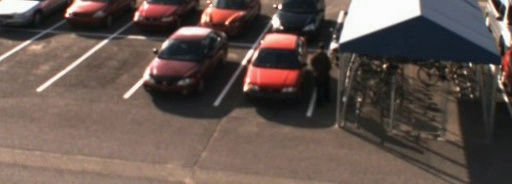
#> input picture data/img201.jpg, 512 x 184 px
$ python iou.py   (older library calls are emulated)
#> lines starting #> are read from the running program, lines starting #| are printed output that depends on the picture; after the words box and inside, x2 and y2 are one past the last pixel; in counts of white or black regions, pixels touching at a corner belong together; pictures that were not available may be replaced by others from this repository, and a replacement may not be noted
import numpy as np
import cv2


def bb_intersection_over_union(box_a, box_b):
    # determine the (x, y)-coordinates of the intersection rectangle
    x_a = max(box_a[0], box_b[0])
    y_a = max(box_a[1], box_b[1])
    x_b = min(box_a[2], box_b[2])
    y_b = min(box_a[3], box_b[3])
    # compute the area of intersection rectangle
    inter_area = max(0, x_b - x_a + 1) * max(0, y_b - y_a + 1)
    # compute the area of both the prediction and ground-truth
    # rectangles
    box_a_area = (box_a[2] - box_a[0] + 1) * (box_a[3] - box_a[1] + 1)
    box_b_area = (box_b[2] - box_b[0] + 1) * (box_b[3] - box_b[1] + 1)
    # compute the intersection over union by taking the intersection
    # area and dividing it by the sum of prediction + ground-truth
    # areas - the intersection area
    iou = inter_area / float(box_a_area + box_b_area - inter_area)
    # return the intersection over union value
    return iou


# Color frame
frame = cv2.imread("../data/img201.jpg")
#> frame is the input picture: shape (184, 512, 3); mean B, G, R 78.5, 85, 100
# Ground truth frame
target = cv2.imread("../ground_truth/Img0201.bmp")
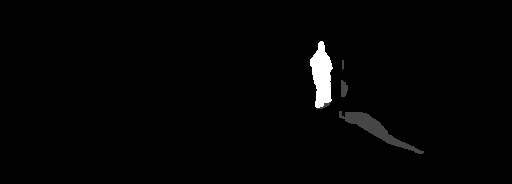
#> input picture ground_truth/Img0201.bmp, 512 x 184 px
#> target is the input picture: shape (184, 512, 3); min 0, max 255, mean 3.4
# Moving object detector frame
MOD = cv2.imread("../data/frame201.jpg")
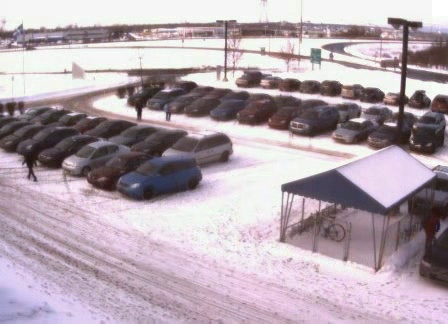
#> input picture data/img1000.jpg, 448 x 324 px, given in place of frame201.jpg, which was not available
#> MOD is the input picture: shape (324, 448, 3); mean B, G, R 173.4, 164.4, 178.7
h, w, c = target.shape
#> h = 184; w = 512; c = 3

# Remove shadows on GT
image = np.zeros((h, w, c), dtype="uint8")
image[np.where((target == [70, 70, 70]).all(axis=2))] = [0, 0, 0]
image[np.where((target == [255, 255, 255]).all(axis=2))] = [255, 255, 255]

gray0 = cv2.cvtColor(image, cv2.COLOR_BGR2GRAY)
gray = cv2.cvtColor(MOD, cv2.COLOR_BGR2GRAY)
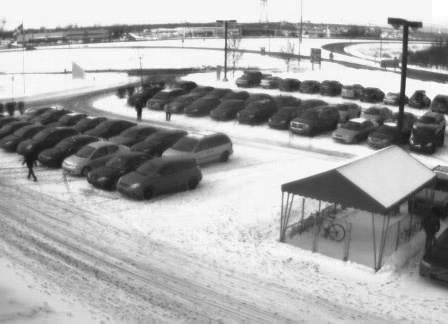
#> gray: shape (324, 448); min 20, max 255, mean 169.7

ret00, binary00 = cv2.threshold(gray0, 60, 255, cv2.THRESH_BINARY)
ret0, binary0 = cv2.threshold(gray, 60, 255, cv2.THRESH_BINARY)
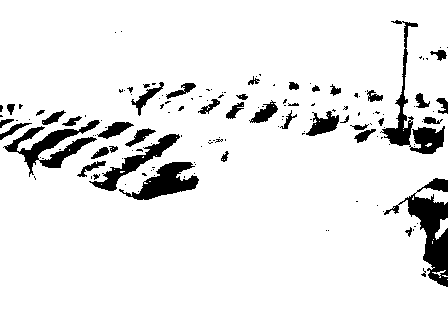
#> binary0: shape (324, 448); 91.5% white; 149 black regions (107 under 20 px)

predicted = []
ground_truth = []

# Predicted bounding boxes
_, contours, _ = cv2.findContours(binary0, cv2.RETR_TREE, cv2.CHAIN_APPROX_SIMPLE)
#> contours = 213 contours, 165 with area under 20; largest, box (x1, y1, x2, y2) and area: (0, 0, 448, 324) 141462, (118, 161, 200, 201) 1490, (3, 119, 101, 178) 1282, (88, 133, 181, 192) 1210, (381, 20, 419, 147) 1078
for contour in contours:
    area = cv2.contourArea(contour)
    # Blob size
    if area > 100:
        x, y, w, h = cv2.boundingRect(contour)
        cv2.rectangle(MOD, (x, y), (x + w, y + h), (0, 0, 255), 1)
        predicted.append([x, y, x+w, y+h])
#> this loop made 213 passes
#> (area, x, y, w, h) on passes 6, 8, 40, 42, 53, 77, 83, 95, 96, 101, 109, 113: (115.5, 435, 218, 13, 22), (141461.5, 0, 0, 448, 324), (1490.5, 118, 161, 82, 40), (188, 76, 160, 31, 18), (131.5, 90, 146, 20, 14), (604.5, 38, 136, 60, 33), (1210, 88, 133, 93, 59), (165, 353, 128, 24, 16), (246, 124, 127, 33, 21), (730, 409, 125, 37, 30), (332, 97, 121, 38, 19), (1282, 3, 119, 98, 59)
#> area on passes 15, 19, 31, 46, 50, 57: 44, 85, 28, 61, 20.5, 52.5
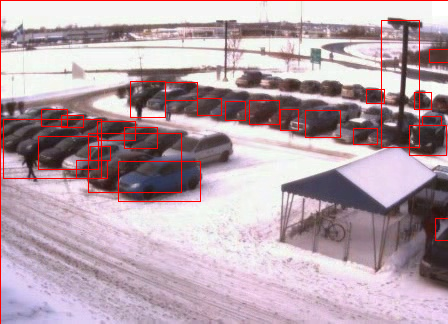
#> MOD: shape (324, 448, 3); 2.61% of pixels changed, all inside (x1, y1, x2, y2) = (0, 0, 448, 324)
#> after the loop, predicted = 26 items, first 6: [435, 218, 448, 240], [0, 0, 448, 324], [118, 161, 200, 201], [76, 160, 107, 178], [90, 146, 110, 160], [38, 136, 98, 169]

# Ground truth bounding boxes
_, contours, _ = cv2.findContours(binary00, cv2.RETR_TREE, cv2.CHAIN_APPROX_SIMPLE)
#> contours = 1 contour; box (x1, y1, x2, y2) and area: (310, 41, 333, 108) 908
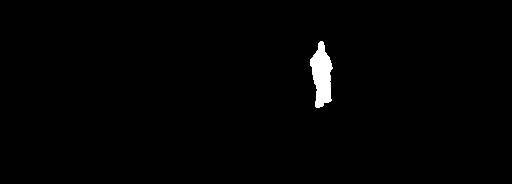
#> binary00: shape (184, 512); 1% white; 1 white region, box (x1, y1, x2, y2) and area: (310, 41, 333, 108) 981
for contour in contours:
    area = cv2.contourArea(contour)
    # Blob size
    if area > 100:
        x, y, w, h = cv2.boundingRect(contour)
        #cv2.rectangle(frame, (x, y), (x + w, y + h), (0, 0, 255), 1)
        ground_truth.append([x, y, x+w, y+h])
#> this loop made 1 pass
#> (area, x, y, w, h) on pass 1: (908, 310, 41, 23, 67)
#> after the loop, ground_truth = [[310, 41, 333, 108]]

TP = 0
FP = 0

for pred in predicted:
    if len(ground_truth) == 0:
        FP += 1
    for gt in ground_truth:
        IoU = bb_intersection_over_union(pred, gt)
        print("IoU overlap: ", "%.3f" % IoU)
        if IoU > 0.5:
            TP += 1
#> this loop made 26 passes
#> pred on pass 2: [0, 0, 448, 324]
#| IoU overlap:  0.000
#| IoU overlap:  0.011
#| IoU overlap:  0.000
#| IoU overlap:  0.000
#| IoU overlap:  0.000
#| IoU overlap:  0.000
#| IoU overlap:  0.000
#| IoU overlap:  0.000
#> (further printed lines are left out)
#> after the loop, FP = 0; TP = 0

FP = len(predicted) - TP
#> FP = 26

FN = len(ground_truth) - TP
#> FN = 1

print("TP: ", TP, " FP: ", FP, " FN: ", FN)
#| TP:  0  FP:  26  FN:  1

cv2.imshow("Ground Truth", frame)
cv2.imshow("MOD", MOD)
cv2.waitKey()

cv2.destroyWindow("window")
